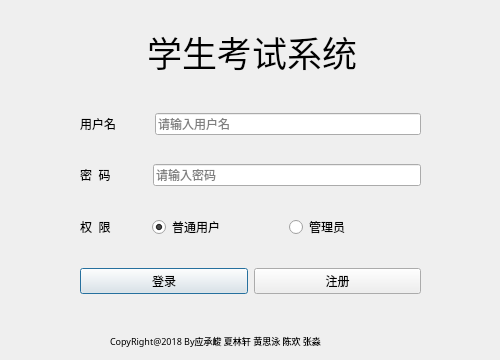
<?xml version="1.0" encoding="UTF-8"?>
<ui version="4.0">
 <class>LoginDialog</class>
 <widget class="QDialog" name="LoginDialog">
  <property name="windowModality">
   <enum>Qt::NonModal</enum>
  </property>
  <property name="enabled">
   <bool>true</bool>
  </property>
  <property name="geometry">
   <rect>
    <x>0</x>
    <y>0</y>
    <width>500</width>
    <height>360</height>
   </rect>
  </property>
  <property name="minimumSize">
   <size>
    <width>500</width>
    <height>360</height>
   </size>
  </property>
  <property name="maximumSize">
   <size>
    <width>500</width>
    <height>360</height>
   </size>
  </property>
  <property name="acceptDrops">
   <bool>true</bool>
  </property>
  <property name="windowTitle">
   <string>登录界面</string>
  </property>
  <widget class="QLabel" name="label">
   <property name="geometry">
    <rect>
     <x>120</x>
     <y>30</y>
     <width>264</width>
     <height>43</height>
    </rect>
   </property>
   <property name="font">
    <font>
     <family>黑体</family>
     <pointsize>26</pointsize>
    </font>
   </property>
   <property name="text">
    <string>学生考试系统</string>
   </property>
   <property name="alignment">
    <set>Qt::AlignCenter</set>
   </property>
  </widget>
  <widget class="QWidget" name="layoutWidget">
   <property name="geometry">
    <rect>
     <x>80</x>
     <y>90</y>
     <width>341</width>
     <height>231</height>
    </rect>
   </property>
   <layout class="QVBoxLayout" name="verticalLayout">
    <item>
     <layout class="QHBoxLayout" name="horizontalLayout" stretch="1,1,8">
      <item>
       <widget class="QLabel" name="label_2">
        <property name="text">
         <string>用户名</string>
        </property>
       </widget>
      </item>
      <item>
       <spacer name="horizontalSpacer_2">
        <property name="orientation">
         <enum>Qt::Horizontal</enum>
        </property>
        <property name="sizeHint" stdset="0">
         <size>
          <width>40</width>
          <height>20</height>
         </size>
        </property>
       </spacer>
      </item>
      <item>
       <widget class="QLineEdit" name="username">
        <property name="maxLength">
         <number>20</number>
        </property>
        <property name="placeholderText">
         <string>请输入用户名</string>
        </property>
        <property name="clearButtonEnabled">
         <bool>true</bool>
        </property>
       </widget>
      </item>
     </layout>
    </item>
    <item>
     <layout class="QHBoxLayout" name="horizontalLayout_2" stretch="1,1,8">
      <item>
       <widget class="QLabel" name="label_3">
        <property name="text">
         <string>密  码</string>
        </property>
       </widget>
      </item>
      <item>
       <spacer name="horizontalSpacer_3">
        <property name="orientation">
         <enum>Qt::Horizontal</enum>
        </property>
        <property name="sizeHint" stdset="0">
         <size>
          <width>40</width>
          <height>20</height>
         </size>
        </property>
       </spacer>
      </item>
      <item>
       <widget class="QLineEdit" name="password">
        <property name="maxLength">
         <number>20</number>
        </property>
        <property name="echoMode">
         <enum>QLineEdit::Password</enum>
        </property>
        <property name="placeholderText">
         <string>请输入密码</string>
        </property>
        <property name="cursorMoveStyle">
         <enum>Qt::LogicalMoveStyle</enum>
        </property>
        <property name="clearButtonEnabled">
         <bool>true</bool>
        </property>
       </widget>
      </item>
     </layout>
    </item>
    <item>
     <layout class="QHBoxLayout" name="horizontalLayout_3" stretch="1,1,4,4">
      <item>
       <widget class="QLabel" name="label_4">
        <property name="text">
         <string>权  限</string>
        </property>
       </widget>
      </item>
      <item>
       <spacer name="horizontalSpacer_4">
        <property name="orientation">
         <enum>Qt::Horizontal</enum>
        </property>
        <property name="sizeHint" stdset="0">
         <size>
          <width>40</width>
          <height>20</height>
         </size>
        </property>
       </spacer>
      </item>
      <item>
       <widget class="QRadioButton" name="radio_user">
        <property name="text">
         <string>普通用户</string>
        </property>
        <property name="checked">
         <bool>true</bool>
        </property>
        <attribute name="buttonGroup">
         <string notr="true">buttonGroup</string>
        </attribute>
       </widget>
      </item>
      <item>
       <widget class="QRadioButton" name="radio_admin">
        <property name="text">
         <string>管理员</string>
        </property>
        <attribute name="buttonGroup">
         <string notr="true">buttonGroup</string>
        </attribute>
       </widget>
      </item>
     </layout>
    </item>
    <item>
     <layout class="QHBoxLayout" name="horizontalLayout_4" stretch="1,1">
      <item>
       <widget class="QPushButton" name="submitBtn">
        <property name="text">
         <string>登录</string>
        </property>
       </widget>
      </item>
      <item>
       <widget class="QPushButton" name="registBtn">
        <property name="text">
         <string>注册</string>
        </property>
       </widget>
      </item>
     </layout>
    </item>
   </layout>
  </widget>
  <widget class="QLabel" name="label_5">
   <property name="geometry">
    <rect>
     <x>110</x>
     <y>330</y>
     <width>291</width>
     <height>21</height>
    </rect>
   </property>
   <property name="font">
    <font>
     <family>微软雅黑 Light</family>
     <pointsize>7</pointsize>
    </font>
   </property>
   <property name="text">
    <string>CopyRight@2018 By应承峻 夏林轩 黄思泳 陈欢 张淼</string>
   </property>
  </widget>
 </widget>
 <resources/>
 <connections/>
 <buttongroups>
  <buttongroup name="buttonGroup"/>
 </buttongroups>
</ui>
